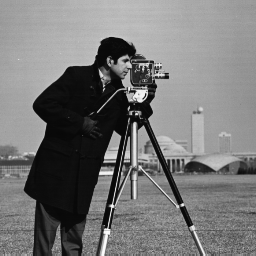
%> input picture 实验素材/Cameraman.tif, 256 x 256 px
$ octave Example3_1.m   (GNU Octave 9; MATLAB toolbox functions it lacks are replaced by stand-ins)
%> lines starting %> are read from the running program, lines starting %| are printed output that depends on the picture
w=16;  %窗口的宽度
I=imread('cameraman.tif');  %256*256
%> I is the input picture: size 256x256 uint8; min 7, max 253, mean 118.7
S=size(I);
%> S = [256 256]
subplot(2,2,1);
imshow(I);
J=I(S(1)/2-w/2:S(1)/2+w/2-1,S(2)/2-w/2:S(2)/2+w/2-1) ;
 %取图像中央的子图像，大小为w*w
subplot(2,2,2);
imshow(J);
K=I(2*w:S(1)-w,2*w:S(2)-5*w);
%裁剪：左2w，上2w，下11w，右15w
subplot(2,2,3);
imshow(K);
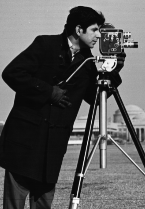
%> displayed picture: size 209x145, on the screen's scale of 0 to 255; min 7, max 252, mean 88.1
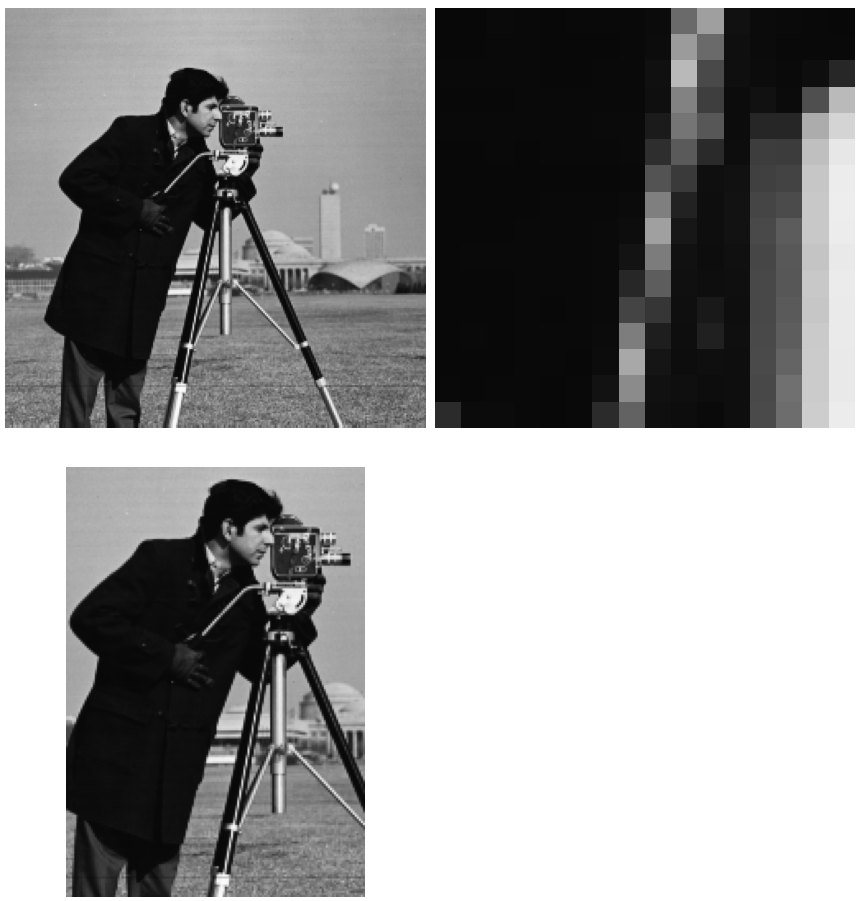
%> figure redrawn from the program's plot data, 3 panels
